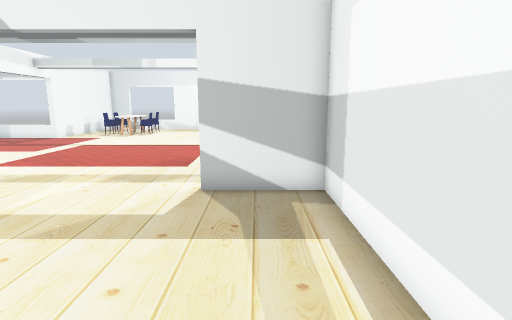
[1] (above)

17 first-person views from a walk through a Gazebo world. The camera is 1.2 m above the floor, tilts 10° down and sees 80° across. The lines on the ground mark 1 m squares. The floor is counted in squares, 0.5 m on a side. Each view is taken from the middle of a square. On the plan, view 1 faces up. The plan holds only what a view shows up to about 18 squares ahead; the rest is blank. Some surface patterns are stand-ins.

[2]
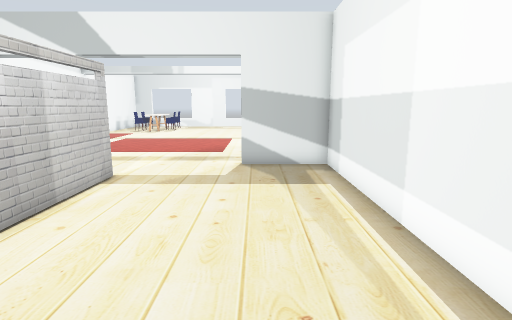

[3]
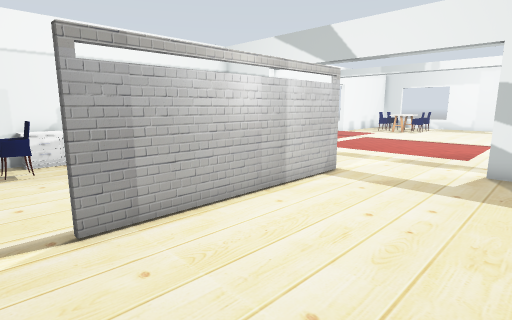

[4]
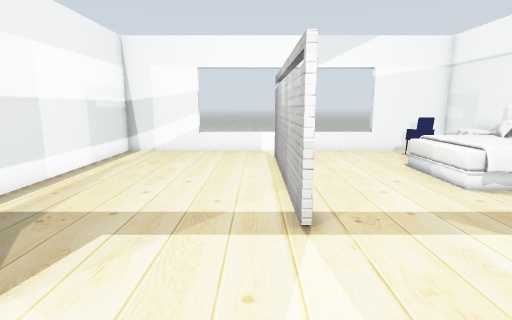

[5]
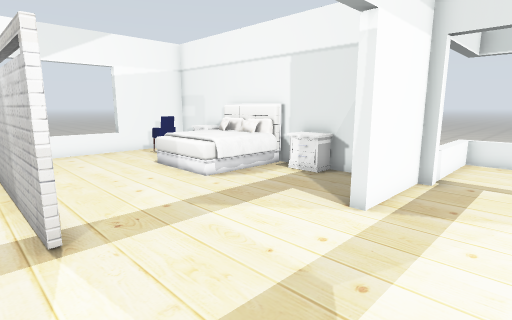

[6]
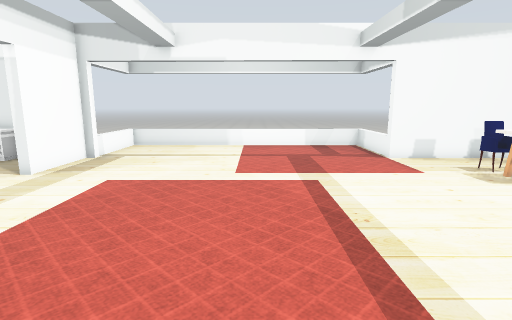

[7]
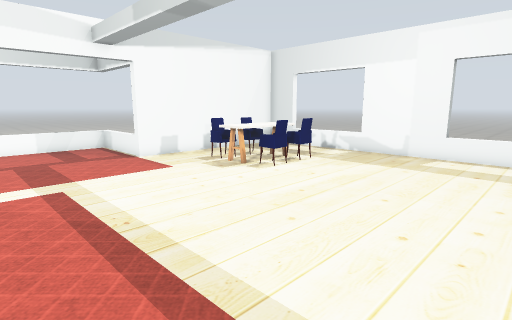

[8]
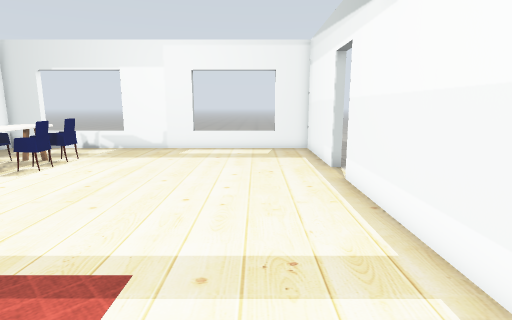

[9]
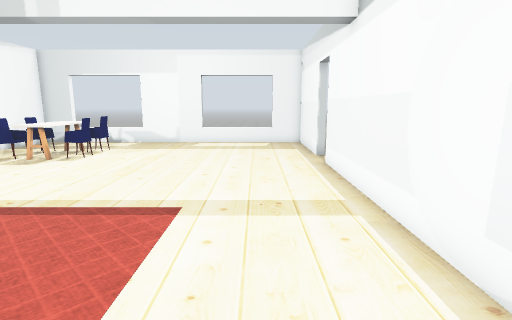

[10]
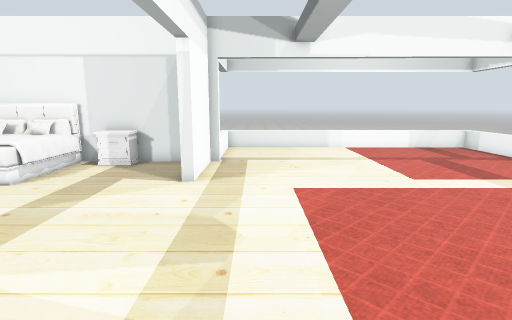

[11]
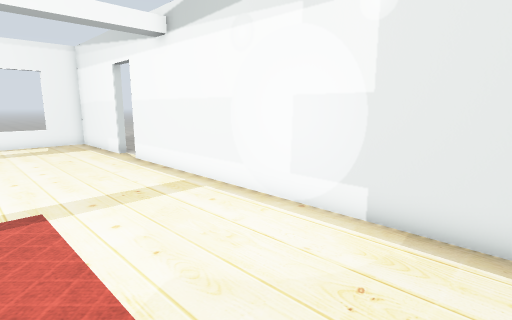

[12]
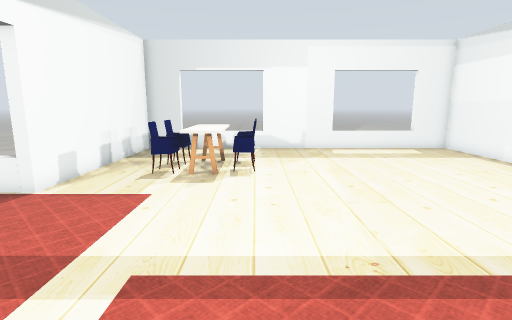

[13]
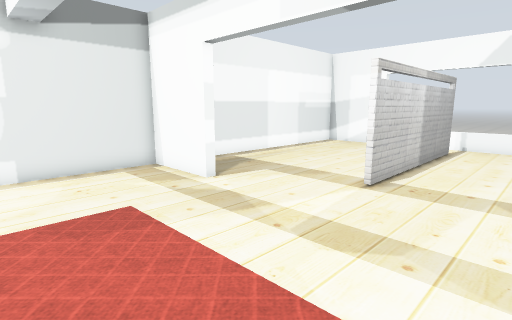

[14]
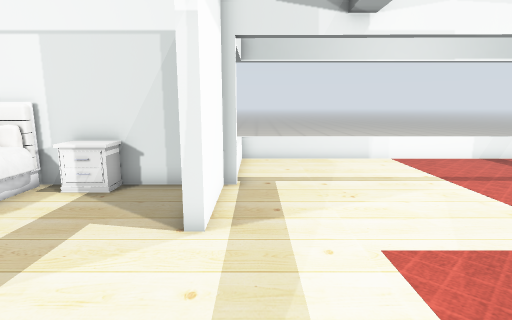

[15]
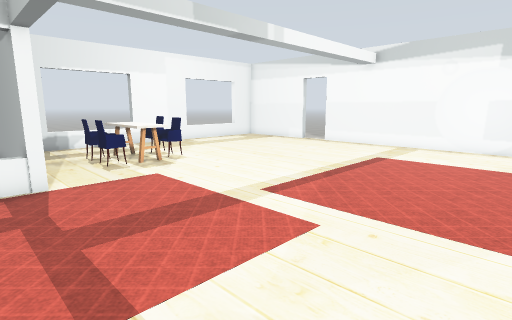

[16]
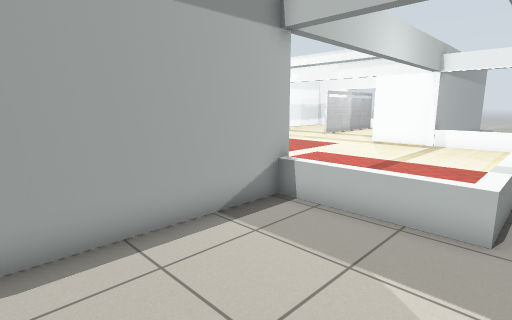

[17]
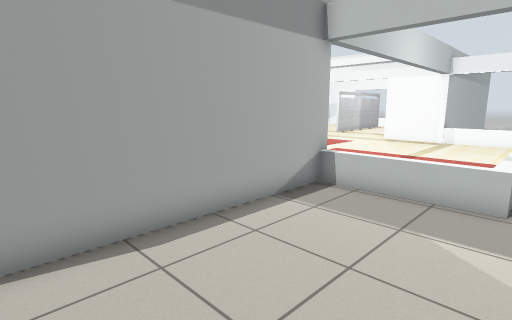

### Floor plan
Key: @ floor where view 1 was taken; # wall or solid block; . floor; = window, fence, low wall or low ledge; N nightstand; C chair; B bed; T kitchen table.
Columns run from 21 left of view 1 to 3 right of it. Each row starts with its distance up from view 1.
 33       ##=====####====###
 32 .   ..#................#
 31    ...#................#
 30 . ....#................#.
 29  .....#...T............#.
 28 ......#.CCTCC..........#.
 27 ......#...TCC..........#.
 26 ......#.CCTCC...........
 25 ......#................#
 24 .....=#................#
 23 .=====.................#
 22 .=       ..............#
 21  =       ..............#
 20  =       ..............#
 19  =       ..............#
 18  =       ..       .....#
 17  =       ..       .....#
 16  =.........       .....#
 15  =...........     .....#
 14  =.........       .....#
 13  =.........       .....#
 12  =.....................#
 11  =.....................#
 10  =.....................#
  9  =====####..........####
  8       #................#
  7       #................#
  6       #........#.......#
  5       N........#.......#
  4       #........#.......#
  3       BBBBB....#.......#
  2       BBBBB....#.......#
  1       BBBBB....#.......#
  0       #BBBB....#.....@.#
 -1       N........#.......#
 -2       #.C......#.......#
 -3       #.C..............#
 -4       #................#
 -5       ####=========#####

Where each view was taken, in squares from view 1:
view 1: 0 up, 0 right, facing up
view 2: 4 down, 1 left, facing up
view 3: 4 down, 0 right, facing up-left
view 4: 12 up, 5 left, facing down
view 5: 12 up, 5 left, facing down-left
view 6: 17 up, 1 left, facing left
view 7: 17 up, 1 left, facing up-left
view 8: 15 up, 1 left, facing up
view 9: 12 up, 1 left, facing up
view 10: 11 up, 2 left, facing left
view 11: 11 up, 4 left, facing up-right
view 12: 15 up, 9 left, facing up
view 13: 15 up, 10 left, facing down-right
view 14: 10 up, 6 left, facing left
view 15: 13 up, 17 left, facing up-right
view 16: 30 up, 21 left, facing down-right
view 17: 32 up, 21 left, facing down-right
